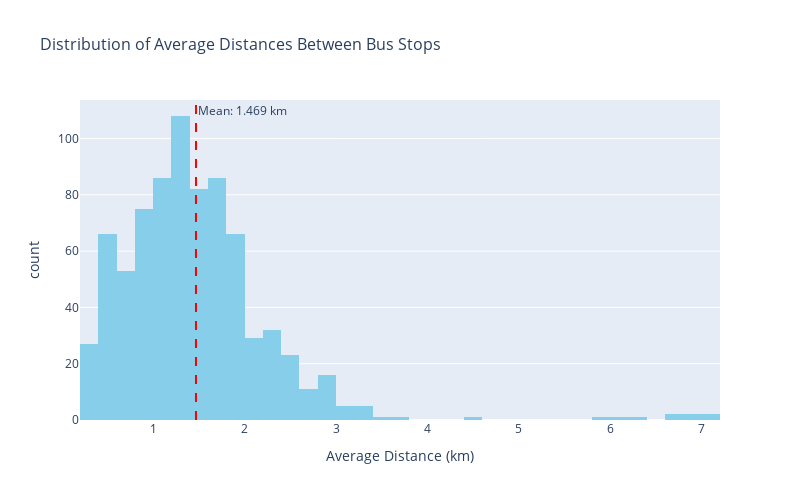

Here is the notebook cell this chart was saved with:
### Code cell
# Create interactive histogram
fig_hist = px.histogram(
    df_routes,
    x='avg_distance',
    nbins=50,
    title='Distribution of Average Distances Between Bus Stops',
    labels={'avg_distance': 'Average Distance (km)', 'count': 'Number of Routes'},
    color_discrete_sequence=['skyblue']
)

# Add mean line
fig_hist.add_vline(
    x=overall_avg_distance,
    line_dash="dash",
    line_color="red",
    annotation_text=f"Mean: {overall_avg_distance:.3f} km"
)

fig_hist.update_layout(
    width=800,
    height=500,
    title_font_size=16
)

fig_hist.show()

### Figure 1 — Plotly figure (JSON) as saved in the notebook; plotly's stock layout.template omitted (floating-point values rounded to 4 significant figures; data arrays with more than 128 entries replaced by an {"elided": "..."} marker saying what was removed)
{"data": [{"bingroup": "x", "hovertemplate": "Average Distance (km)=%{x}<br>count=%{y}<extra></extra>", "legendgroup": "", "marker": {"color": "skyblue", "pattern": {"shape": ""}}, "name": "", "nbinsx": 50, "orientation": "v", "showlegend": false, "type": "histogram", "x": {"elided": "782 float values"}, "xaxis": "x", "yaxis": "y"}], "layout": {"annotations": [{"showarrow": false, "text": "Mean: 1.469 km", "x": 1.469, "xanchor": "left", "xref": "x", "y": 1, "yanchor": "top", "yref": "y domain"}], "barmode": "relative", "height": 500, "legend": {"tracegroupgap": 0}, "shapes": [{"line": {"color": "red", "dash": "dash"}, "type": "line", "x0": 1.469, "x1": 1.469, "xref": "x", "y0": 0, "y1": 1, "yref": "y domain"}], "title": {"font": {"size": 16}, "text": "Distribution of Average Distances Between Bus Stops"}, "width": 800, "xaxis": {"anchor": "y", "domain": [0, 1], "title": {"text": "Average Distance (km)"}}, "yaxis": {"anchor": "x", "domain": [0, 1], "title": {"text": "count"}}}}
